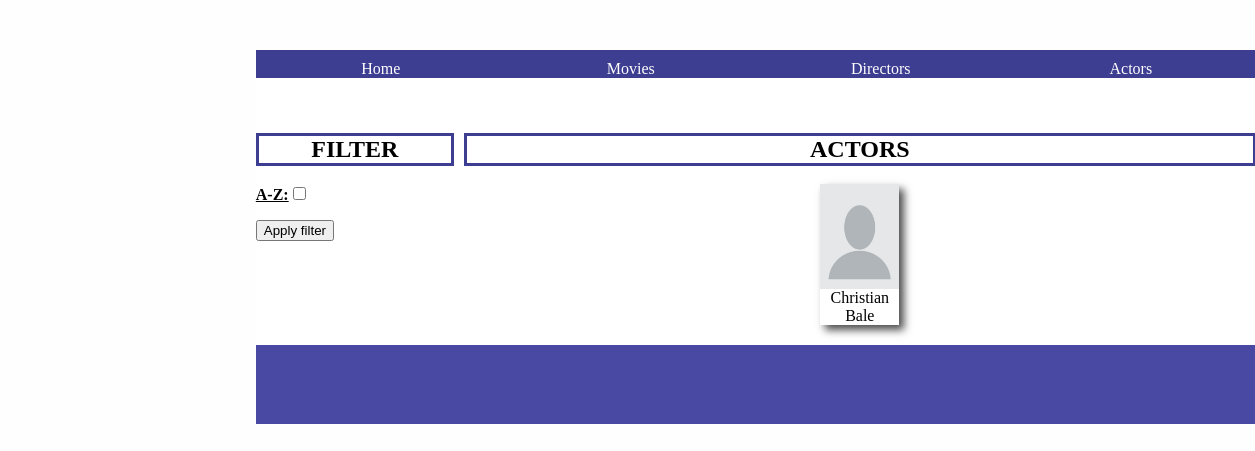
Screenshot of /blog/actors/ with the database file from the repository.
### blog/models.py (models this page shows, shortened)
class Actor(models.Model):
    name = models.CharField(max_length=50,blank=True)
    review = models.TextField(default = "",blank=True)
    image = models.ImageField(upload_to='actor_image',blank=True,default="actor_image/ProfilePic.png",null=True)
    reference_image = models.URLField(max_length=200, default = "", blank=True)
    reference_description = models.URLField(max_length=200, default = "",blank=True)

### blog/views.py (the view)
# urls.py: path('actors/', views.actors, name = "Actors"),
def actors(request):
    actor_list = list(Actor.objects.all())
    if request.method == "POST":
        applied_filters = list(request.POST.dict().keys())[1:]
        print(applied_filters)
        if 'A-Z' in applied_filters:
                actor_list.sort(
                    key = lambda actor: actor.name
                )
                print("By Alfa",actor_list)
        if 'search' in applied_filters:
            actor_searched = request.POST['search']
            print(actor_searched)
            if actor_searched != '':
                final_actor_list = []
                actor_searched = actor_searched.lower().split()
                for actor in actor_list:
                    actor_words = actor.name.lower().split(' ')
                    matched = 0
                    for word in actor_words:
                        if (word in actor_searched):
                            matched += 1
                    if matched >= 1:
                        final_actor_list.append(actor)
                actor_list = final_actor_list
        return render(request,"blog/actors.html",context={
            "actors_list" : actor_list,
            "applied_filters" : applied_filters,
            "searched": actor_searched
        })
    else:
        return render(request,"blog/actors.html",context={
            "actors_list" : actor_list
        })

### blog/templates/blog/actors.html (shortened to what this page needs)
{% load static %}
{% block head %}
    <link href = "{% static 'blog/css/index.css' %}" rel="stylesheet" type="text/css">
{% endblock %}
{% block content %}
<div id = "webpage">
    <div id = "header">
        <div class="menu">
            <div><a href="{% url 'Home' %}">Home</a></div>
            <div><a href="{% url 'Movies' %}">Movies</a></div>
            <div><a href="{% url 'Directors' %}">Directors</a></div>
            <div><a href="{% url 'Actors' %}">Actors</a></div>
        </div>
    </div>
    <div id = "page">
        <div id = "right_side" style = "width: 20%;">
            <div class = "section_separator">
                FILTER
            </div>
            <br>
            <div>
                <form method = "POST" action="">{% csrf_token %}
                    <label class = "filter">A-Z:<input type = "checkbox" name = "A-Z"></label>
                    <button>Apply filter</button>
                </form>
            </div>
        </div>
        <div id = "parent" style = "width: 80%;">
            <div class = "section_separator">
                ACTORS
            </div>
            <br>
            <div class = "wrap_objects">
                {% for actor in actors_list %}
                    <div class = "images" style = "max-height: 85%;max-width: 10%">
                        <a href = "{% url 'ActorsDetail' actor.id %}" target = "_blank">
                            {% if actor.image %}
                                <img src="{{ actor.image.url }}" style="width: 100%; height: auto">
                            {% else %}
                                <img src="/media/actor_image/ProfilePic.png" style="width: 100%; height: auto">
                            {% endif %}
                        </a>
                        <figcaption style = "text-align: center;">
                            {{ actor.name }}
                        </figcaption>
                    </div>
                {% endfor %}
            </div>
        </div>
    </div>
    <div id = "bottom">
    </div>
</div>
{% endblock %}

### blog/static/blog/css/index.css (style rules this page uses)
#webpage { margin-left: 20%; font-family: var(--font-letter); background-color:var(--page-background); width: 1000px; height: auto; }
#parent { width: 70%; height: auto; }
#page { display: flex; flex-direction: row; column-gap: 1%; width: 100%; height: auto; }
#right_side { width: 30%; height: auto; }
#header { width: 100%; height: 8%; margin-bottom: 2%; margin-top: 1%; }
#bottom { background-color: var(--nav-color); width: 100%; height: 10%; margin-top: 2%; }
.menu { margin-top: 5%; background-color: var(--page-color); display:flex; justify-content: space-around; }
.menu div { height: 10%; padding-top: 1%; width: 10%; text-align: center; }
.menu div a { text-decoration: none; text-align: center; color:white }
.images { box-shadow: 5px 5px 8px rgb(77, 77, 77); }
.section_separator { text-align: center; font-size: 150%; font-weight: 900; width: auto; border: 3px solid var(--page-color); }
.filter { text-decoration: underline black; font-weight: bold; }
.wrap_objects { display:flex; justify-content: space-evenly; column-gap: 5%; row-gap: 10px; flex-basis: 50%; flex-wrap: wrap; flex-direction: row; }

### rows the page displays
Actor: image (picture), name "Christian Bale"
